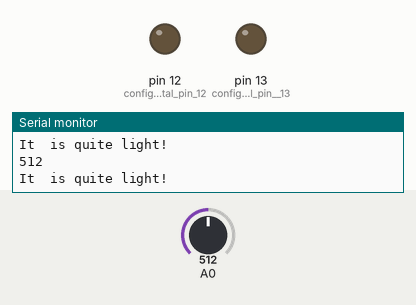
The sketch below on a simulated Arduino Uno, built with avr-gcc and run on an emulated ATmega328P. On the bench: output pins drawn as LEDs (lit = HIGH), the last lines printed to the serial monitor. Inputs (shaded band) come from the test bench; at power-on: A0 = 512.

Above: at 1.8 s.
1.9 s: A0 set to 465
3.4 s: A0 set to 442
At 4.5 s:
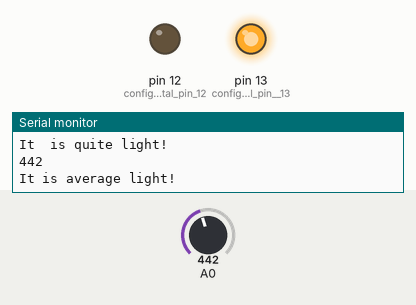
5.5 s: A0 set to 243
7.2 s: A0 set to 213
At 8.8 s:
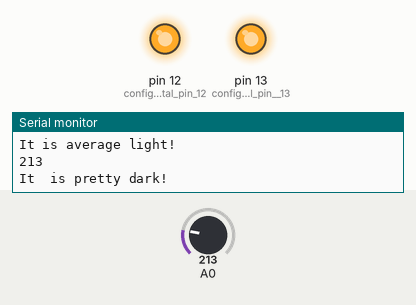
9.5 s: A0 set to 239
At 10.3 s:
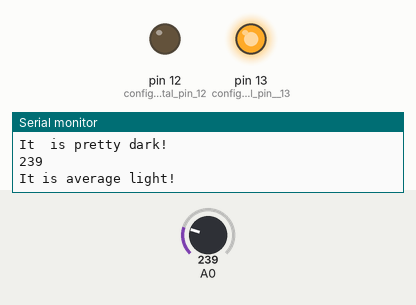
11.5 s: A0 set to 219
At 13.1 s:
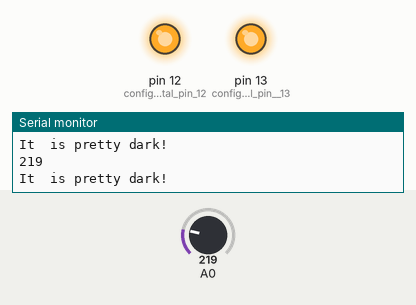
Timing chart, 0 to 14.5 s (numbered marks = the images above; inputs shaded):
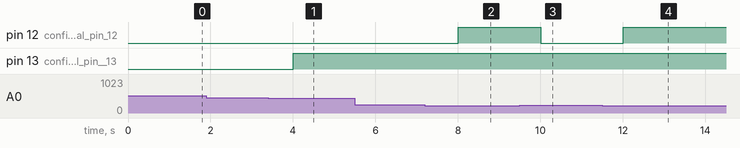

Measured:
- the behaviour switches between 451 and 450 on A0 (found by bisection; images 0 and 1)
- the behaviour switches between 230 and 229 on A0 (found by bisection; images 1 and 2)
- after the input at 3.4 s, pin 13 (configure_digital_pin__13): LOW → HIGH after 0.60 s
- after the input at 7.2 s, pin 12 (configure_digital_pin_12): LOW → HIGH after 0.80 s
- after the input at 9.5 s, pin 12 (configure_digital_pin_12): HIGH → LOW after 0.51 s
- after the input at 11.5 s, pin 12 (configure_digital_pin_12): LOW → HIGH after 0.51 s

The sketch:

lighting.ino
```cpp
int light = 0; // store the current light value

void setup() {
    // put your setup code here, to run once:
    Serial.begin(9600); //configure  serial to talk to computer
    pinMode(13, OUTPUT); // configure digital pin  13 as an output
    pinMode(12, OUTPUT); // configure digital pin 12 as an output
}

void  loop() {
    // put your main code here, to run repeatedly:
    light = analogRead(A0);  // read and save value from PR

    Serial.println(light); // print current  light value

    if(light > 450) { // If it is bright...
        Serial.println("It  is quite light!");
        digitalWrite(13,LOW); //turn left LED off
        digitalWrite(12,LOW);  // turn right LED off
    }
    else if(light > 229 && light < 451) { // If  it is average light...
        Serial.println("It is average light!");
       digitalWrite(13, HIGH); // turn left LED on
       digitalWrite(12,LOW);  // turn right LED off
    }
    else { // If it's dark...
        Serial.println("It  is pretty dark!");
        digitalWrite(13,HIGH); // Turn left LED on
        digitalWrite(12,HIGH);  // Turn right LED on
    }
    delay(1000); // don't spam the computer!
}
```
